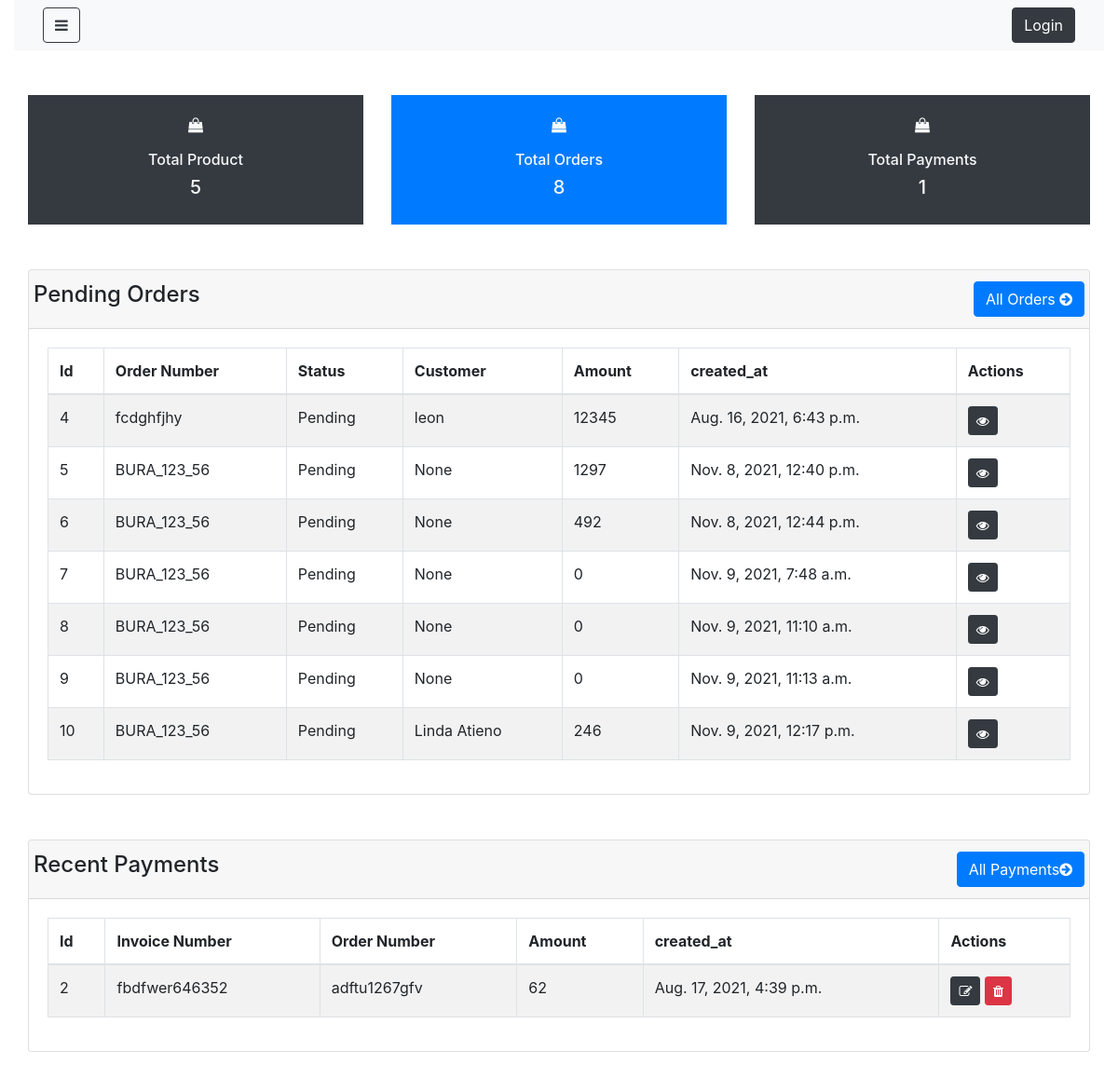
Before: /dashboard/ with the older database file.
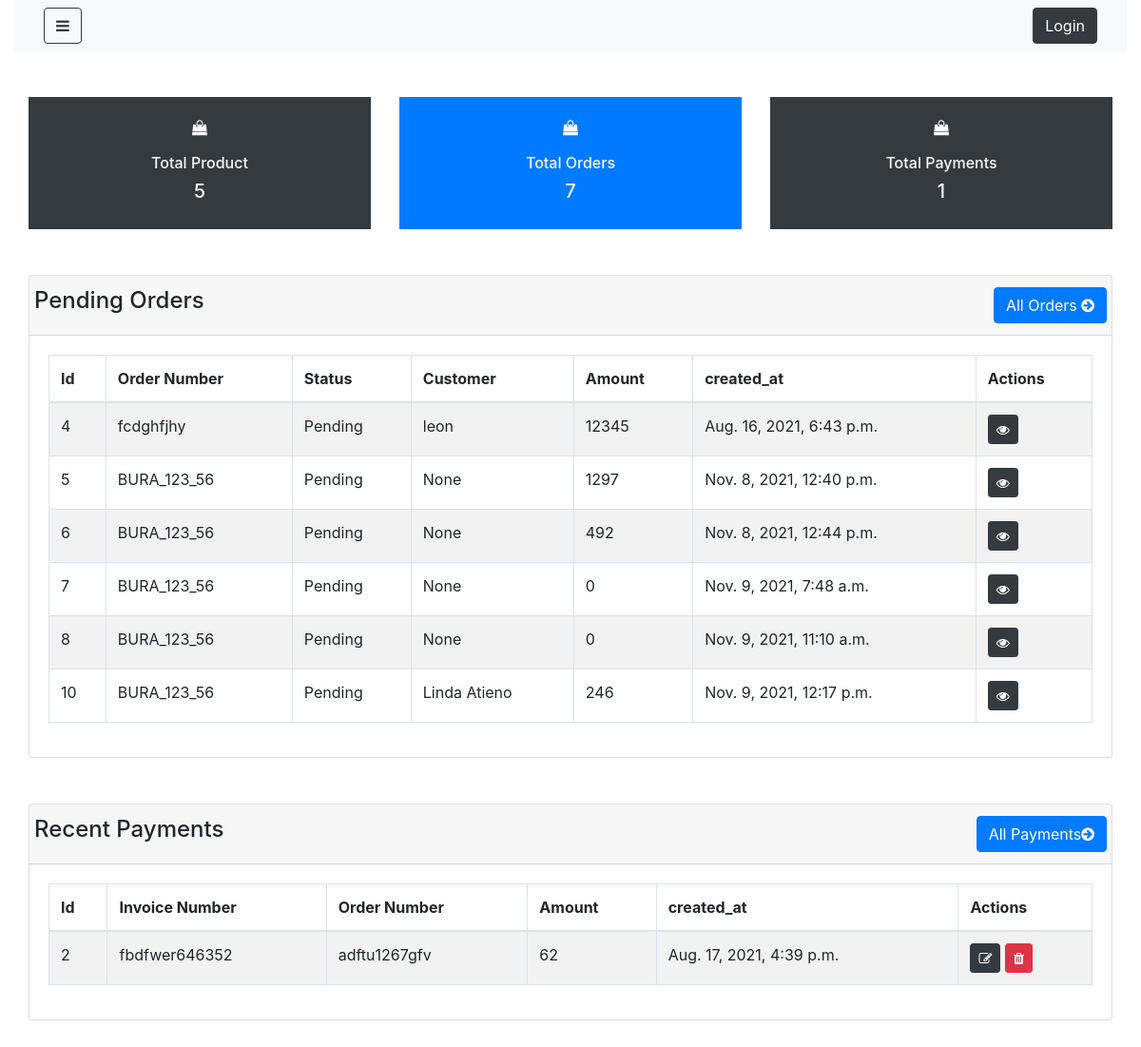
After: the same page with the newer database file.
### shop/models.py (models this page shows, shortened)
class Order(models.Model):
    total=models.IntegerField(null= False, blank= True)
    status=models.CharField(max_length=100, null=False, blank=False, default="Pending")
    shipping_cost=models.IntegerField(null= True, blank= True)
    order_number=models.CharField(max_length=100, null=False, blank=False)
    customer_id=models.ForeignKey('customer',on_delete=models.CASCADE,blank=True,null=True)
    created_at=models.DateTimeField(auto_now_add=True)
    updated_at= models.DateTimeField(auto_now_add=True)
    def __str__(self):
        return self.order_number

class Customer(models.Model):
    name=models.CharField(max_length=100, null=False, blank=False)
    phone_number=models.IntegerField(null= True, blank= True)
    email=models.CharField(max_length=100, null=False, blank=False)
    password=models.CharField(max_length=100, null=False, blank=False)
    created_at=models.DateTimeField(auto_now_add=True)
    updated_at= models.DateTimeField(auto_now_add=True)
    def __str__(self):
        return self.name

class Payment(models.Model):
    order_id= models.ForeignKey('order',on_delete=models.CASCADE,blank=True,null=True)
    amount=models.IntegerField(null= True, blank= True)
    description=models.TextField(null=True, blank=True)
    invoice_number=models.CharField(max_length=100, null=False, blank=True)
    created_at=models.DateTimeField(auto_now_add=True)
    updated_at= models.DateTimeField(auto_now_add=True)

### shop/views.py (the view)
# urls.py: path('dashboard/',views.adminDashboard,name="dashboard"),
def adminDashboard(request):
    context = {}
    context['product_count'] =  Product.objects.all().count()
    context['order_count'] =  Order.objects.all().count()
    context['payment_count'] =  Payment.objects.all().count()
    context['payments'] =  Payment.objects.all()[:10]
    context['pending_orders'] =  Order.objects.filter(status ="Pending")
    return render(request, 'shop/admin/dashboard.html', context)

### shop/templates/shop/admin/dashboard.html
{% extends 'shop/admin/layouts/admin_master.html' %}
{% block content %}
<div class="container-fluid">
    <div class="row justify-content-center my-5">
        <div class="col-lg-4 col-md-4 col-md-12">
            <div clas="card bg-secondary">
                <div class="card-body bg-dark text-light text-center">
                    <P><i class="fa fa-shopping-bag"></i></P>
                    <h6>Total Product</h6>
                    <h5>{{product_count}}</h5>
                </div>
            </div>
        </div>
        <div class="col-lg-4 col-md-4 col-md-12">
            <div clas="card bg-secondary">
                <div class="card-body bg-primary text-light text-center">
                    <P><i class="fa fa-shopping-bag"></i></P>
                    <h6>Total Orders</h6>
                    <h5>{{order_count}}</h5>
                </div>
            </div>
        </div>
        <div class="col-lg-4 col-md-4 col-md-12">
            <div clas="card bg-dark">
                <div class="card-body bg-dark text-light text-center">
                    <P><i class="fa fa-shopping-bag"></i></P>
                    <h6>Total Payments</h6>
                    <h5>{{payment_count}}</h5>
                </div>
            </div>
        </div>
    </div>
    <div class="row justify-content-center">
        <div class="col-lg-12 col-md-12 col-sm-12">
            <div class="card">
                <div class="card-header">
                    <div class="row">
                        <h4>Pending Orders</h4>
                        <a href="{% url 'Order' %}" class="btn btn-primary ml-auto">
                            All Orders <i class="fa fa-arrow-circle-right"></i>
                        </a>
                    </div>
                </div>
                <div class="card-body">
                    <table class="table table-hover table-bordered table-striped">
                        <thead>
                            <tr>
                                <th>Id</th>
                                <th>Order Number</th>
                                <th>Status</th>
                                <th>Customer</th>
                                <th>Amount</th>
                                <th>created_at</th>
                                <th>Actions</th>
                            </tr>
                        </thead>
                        <tbody>
                            {% for order in pending_orders %}
                            <tr>
                                <td>{{order.id}}</td>
                                <td>{{order.order_number}}</td>
                                <td>{{order.status}}</td>
                                <td>{{order.customer_id}}</td>
                                <td>{{order.total}}</td>
                                <td>{{order.created_at}}</td>
                                <td>
                                    <a href="#" class="btn btn-dark btn-sm">
                                        <i class="fa fa-eye"></i>
                                    </a>
                                </td>
                            </tr>
                            {% endfor %}
                        </tbody>
                    </table>
                </div>
            </div>
        </div>
    </div>
    <div class="row justify-content-center my-5">
        <div class="col-lg-12 col-md-12 col-sm-12">
            <div class="card">
                <div class="card-header">
                    <div class="row">
                        <h4>Recent Payments</h4>
                        <a href="{% url 'payments' %}" class="btn btn-primary ml-auto">
                            All Payments<i class="fa fa-arrow-circle-right"></i>
                        </a>
                    </div>
                </div>
                <div class="card-body">
                    <table class="table table-hover table-bordered table-striped">
                        <thead>
                            <tr>
                                <th>Id</th>
                                <th>Invoice Number</th>
                                <th>Order Number</th>
                                <th>Amount</th>
                                <th>created_at</th>
                                <th>Actions</th>
                            </tr>
                        </thead>
                        <tbody>
                            {% for payment in payments %}
                            <tr>
                                <td>{{payment.id}}</td>
                                <td>{{payment.invoice_number}}</td>
                                <td>{{payment.order_id}}</td>
                                <td>{{payment.amount}}</td>
                                <td>{{payment.created_at}}</td>
                                <td>
                                    <a href="#" class="btn btn-dark btn-sm">
                                        <i class="fa fa-edit"></i>
                                    </a>
                                    <a href="#" class="btn btn-danger btn-sm">
                                        <i class="fa fa-trash"></i>
                                    </a>
                                </td>
                            </tr>
                            {% endfor %}
                        </tbody>
                    </table>
                </div>
            </div>
        </div>
    </div>
</div>
{% endblock %}

### shop/templates/shop/admin/layouts/admin_master.html (shortened to what this page needs)
<!DOCTYPE html>
{% load static %}
<html>
<head>
  <link rel="stylesheet" href="https://stackpath.bootstrapcdn.com/bootstrap/4.1.3/css/bootstrap.min.css"></head>
  <link rel="stylesheet" href="https://cdnjs.cloudflare.com/ajax/libs/font-awesome/4.7.0/css/font-awesome.min.css">
  <link rel="stylesheet" type="text/css" href="{% static 'style.css' %}">
</head>
<body>
  <div class="wrapper">
    <div id="content" class="container-fluid">
      {% include 'shop/admin/layouts/admin_nav.html' %}
      {% block content%}
      {% endblock content %}
    </div>
</div>
</body>
</html>

### shop/templates/shop/admin/layouts/admin_nav.html
<nav class="navbar navbar-expand-lg navbar-light bg-light">
    <div class="container-fluid">
        <button type="button" id="sidebarCollapse" class="btn btn-outline-dark">
            <i class="fa fa-bars"></i>
        </button>
        <div class="collapse navbar-collapse" id="navbarNav">
            <ul class="navbar-nav ml-auto">
                {% if user.is_authenticated %}
                    <li class="nav-item"><span class="btn btn-outline-dark border-0 mx-2"> Welcome {{ user.get_username }}</span></li>
                    <li><a class="btn btn-dark" href="{% url 'logout' %}?next={{request.path}}">Logout</a></li>
                {% else %}
                    <li class="nav-item"><a class="btn btn-dark" href="{% url 'login' %}?next={{request.path}}">Login</a></li>
                {% endif %}
            </ul>
        </div>
    </div>
</nav>

### ecommerce/static/style.css (style rules this page uses)
.wrapper { display: flex; width: 100%; align-items: stretch; }
a, a:hover, a:focus { color: inherit; text-decoration: none; transition: all 0.3s; }
.btn { transition-duration: 0.4s; }
ul li { list-style-type: none; }
*, *:before, *:after { box-sizing: border-box; }
body { font-family: BlinkMacSystemFont, futura, "Roboto", sans-serif; }

Changed rows visible on the page:
removed Order: id "9", order_number "BURA_123_56", status "Pending", customer_id "None", total "0", created_at "Nov. 9, 2021, 11:13 a.m."
Other visible differences:
{{ order_count }}: "8" → "7"
